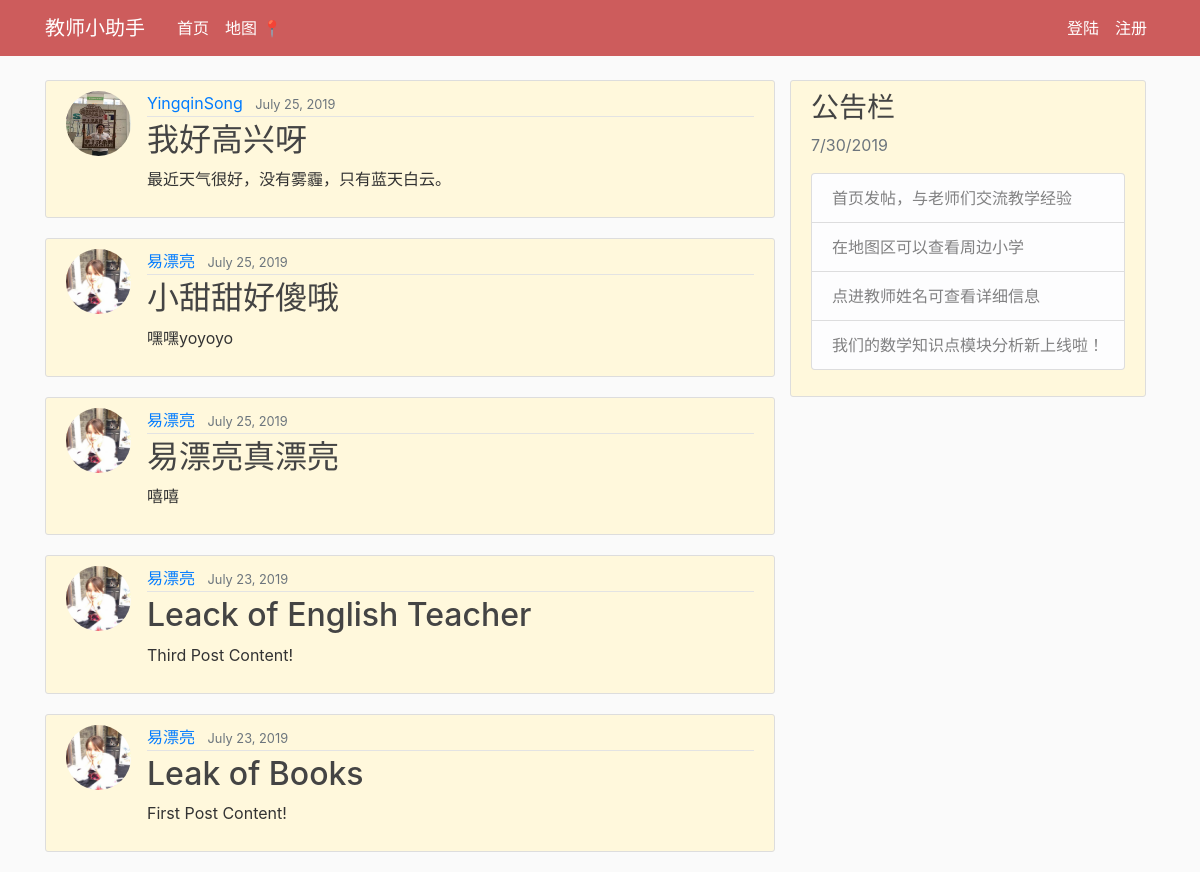
The app's page /, older data.
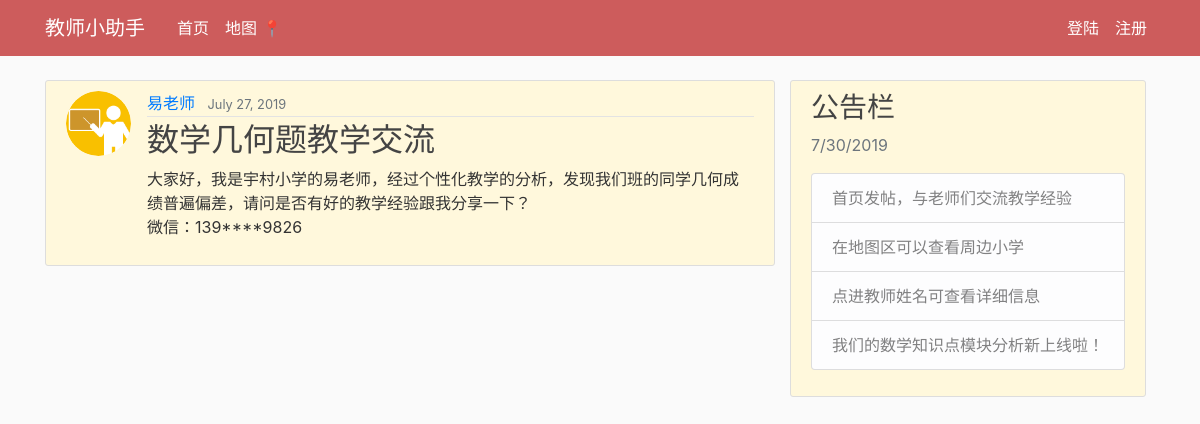
The same page, newer data.
### Education/models.py (models this page shows, shortened)
class Post(models.Model):
    title = models.CharField(max_length=100)
    content =models.TextField()
    date_posted=models.DateTimeField(default=timezone.now())
    Teacher = models.ForeignKey(User, on_delete=models.CASCADE)

### users/models.py (models this page shows, shortened)
class Profile(models.Model):
    user=models.OneToOneField(User,on_delete=models.CASCADE)
    image=models.ImageField(default='default.jpg',upload_to='profile_pics')

### Education/views.py (the view)
# urls.py: path('', PostListView.as_view(), name='home-page'),
class PostListView(ListView):
    model=Post
    template_name = 'Education/home.html' #<app>/<model>_<viewtype>.html
    context_object_name ='posts'
    ordering =['-date_posted'] #from latest to oldest

### Education/Templates/Education/home.html (shortened to what this page needs)
{%load static%}
<!DOCTYPE html>
<html lang="en" dir="ltr">
  <head>
    <link rel="stylesheet" href="https://stackpath.bootstrapcdn.com/bootstrap/4.3.1/css/bootstrap.min.css">
    <link rel="stylesheet" type="text/css" href="{% static 'Education/main.css' %}">
  </head>
  <body>
      <header class="site-header">
        <nav class="navbar navbar-expand-md navbar-dark bg-steel fixed-top">
          <div class="container">
            <a class="navbar-brand mr-4" href="{%url 'home-page'%}"> 教师小助手  </a>
            <div class="collapse navbar-collapse" id="navbarToggle">
              <div class="navbar-nav mr-auto">
                <a class="nav-item nav-link" href=" {%url 'home-page'%}">首页</a>
                <a class="nav-item nav-link" href="{%url 'home-map'%}">地图 📍</a>
              </div>
              <div class="navbar-nav">
                {% if user.is_authenticated %}
                <a class="nav-item nav-link" href="{%url 'post-create'%}">新帖子 ✍️</a>
                <a class="nav-item nav-link" href="{%url 'profile'%}">个人简介 👤</a>
                <a class="nav-item nav-link" href="{%url 'logout'%}">退出登陆 🚪</a>
                <a class="nav-item nav-link" href="{%url 'student-management'%}">学生管理 📈</a>
                {% else %}
                <a class="nav-item nav-link" href="{%url 'login'%}">登陆</a>
                <a class="nav-item nav-link" href="{%url 'register'%}">注册</a>
                {% endif %}
              </div>
            </div>
          </div>
        </nav>
      </header>
      <main role="main" class="container">
         <div class="row">
           <div class="col-md-8">
{% block content%}
    {% for post in posts %}
        <article class="media content-section">
          <img class="rounded-circle article-img" src="{{ post.Teacher.profile.image.url }}">
          <div class="media-body">
           <div class="article-metadata">
             <a class="mr-2" href="#">{{ post.Teacher }}</a>
             <small class="text-muted">{{ post.date_posted|date:"F d, Y"}}</small>
           </div>
           <h2><a class="article-title" href="{%url 'post-detail' post.id %}">{{ post.title }}</a></h2>
           <p class="article-content">{{ post.content }}</p>
          </div>
          </article>
    {% endfor %}
{%endblock content %}
 </div>
<div class="row">
   <div class="col-md-12">
    <div class="content-section">
      <h3>公告栏</h3>
        <p class='text-muted'>  7/30/2019
          <ul class="list-group">
           <li class="list-group-item list-group-item-light">
             首页发帖，与老师们交流教学经验</li>
           <li class="list-group-item list-group-item-light">在地图区可以查看周边小学</li>
           <li class="list-group-item list-group-item-light">点进教师姓名可查看详细信息</li>
           <li class="list-group-item list-group-item-light">我们的数学知识点模块分析新上线啦！</li>
    </ul>
   </p>
  </div>
 </div>
</div>
</div>
</main>
</body>
</html>

Row changes from the older to the newer data that the page shows:
removed Post: Teacher.profile.image (picture), Teacher "YingqinSong", date_posted "July 25, 2019", title "我好高兴呀", content "最近天气很好，没有雾霾，只有蓝天白云。"
removed Post: Teacher.profile.image (placeholder picture), Teacher "易漂亮", date_posted "July 25, 2019", title "小甜甜好傻哦", content "嘿嘿yoyoyo"
removed Post: Teacher.profile.image (placeholder picture), Teacher "易漂亮", date_posted "July 25, 2019", title "易漂亮真漂亮", content "嘻嘻"
removed Post: Teacher.profile.image (placeholder picture), Teacher "易漂亮", date_posted "July 23, 2019", title "Leack of English Teacher", content "Third Post Content!"
removed Post: Teacher.profile.image (placeholder picture), Teacher "易漂亮", date_posted "July 23, 2019", title "Leak of Books", content "First Post Content!"
added Post: Teacher.profile.image (placeholder picture), Teacher "易老师", date_posted "July 27, 2019", title "数学几何题教学交流", content "大家好，我是宇村小学的易老师，经过个性化教学的分析，发现我们班的同学几何成绩普遍偏差，请问是否有好的教学经验跟我分享一下？ 微信：139****9826"
